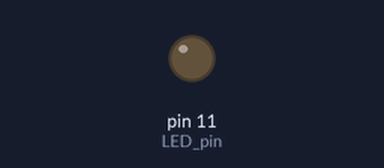
Bench run of a sketch on a simulated Arduino Uno, built with avr-gcc and run on an emulated ATmega328P. Parts: output pins drawn as LEDs (lit = HIGH).

Above: at 0.05 s.
At 2.0 s:
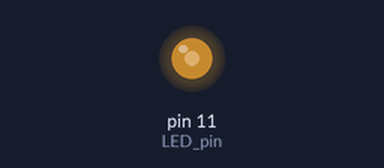
At 3.0 s:
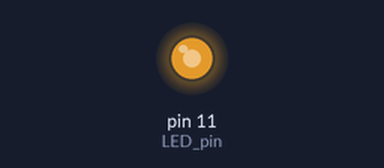
At 4.0 s:
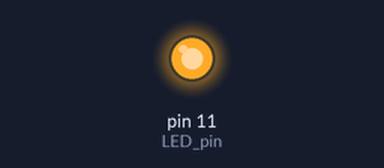
Timing chart, 0 to 5.2 s (numbered marks = the images above):
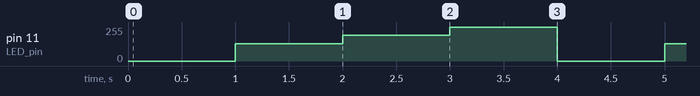

The sketch:

_6-1.ino
```cpp
/*
    District P
    아두이노 코딩#6-1
    LED 밝기 조절하기
*/

#define MAX_BRIGHT_CNT 4
unsigned char BRIGHTS[MAX_BRIGHT_CNT] = {0, 128, 192, 255};
int LED_pin = 11;

void setup() {
    pinMode(LED_pin, OUTPUT);
}

void loop() {
    for (int i=0; i<MAX_BRIGHT_CNT; i++) {
        analogWrite(LED_pin, BRIGHTS[i]);
        delay(1000);
    }
}
```

Measured:
- by itself, pin 11 (LED_pin): repeats every 4.0 s: 192/255 1.0 s, 255/255 1.0 s, 0/255 1.0 s, 128/255 1.0 s
